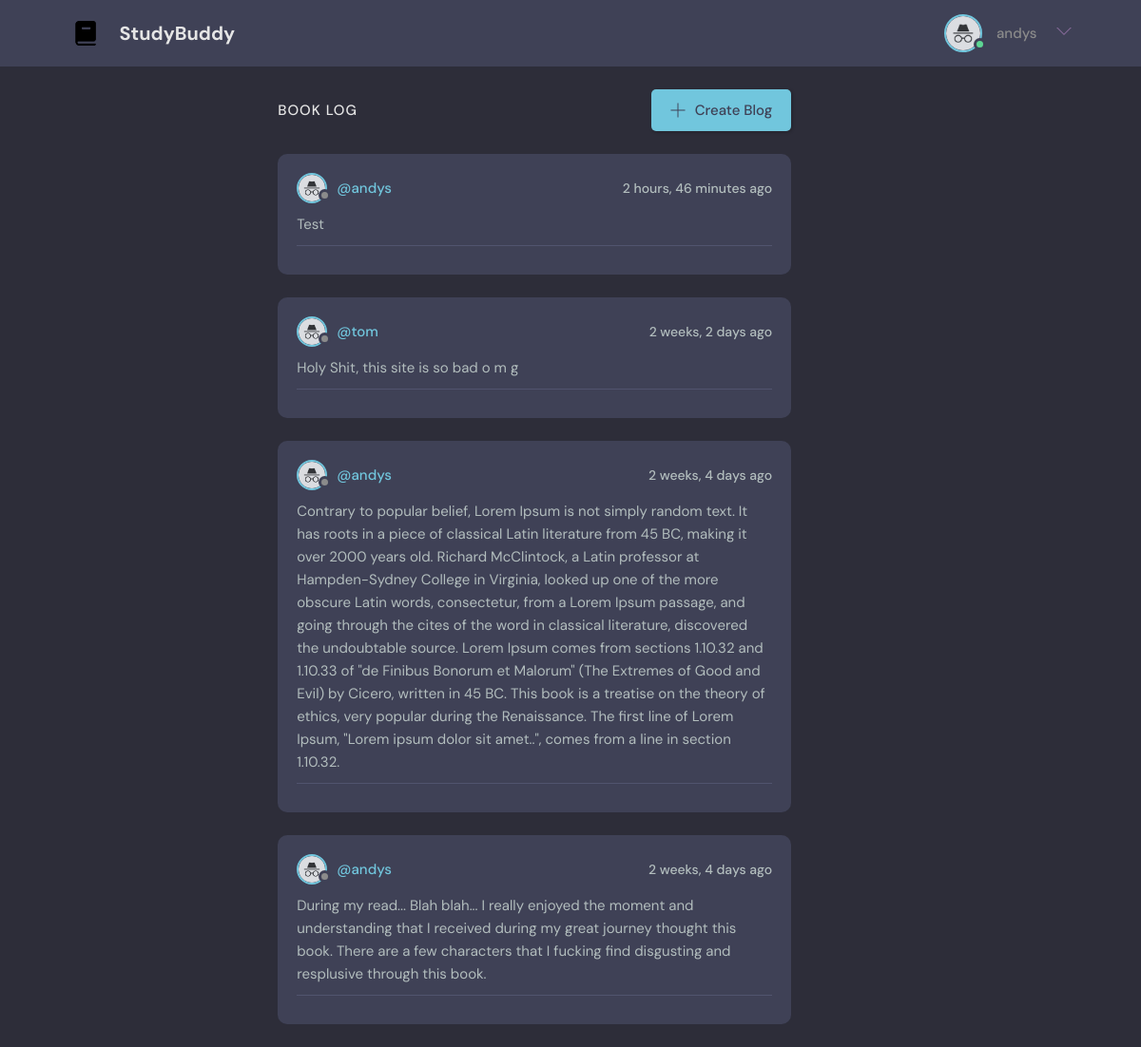
The page /room/11 (signed in) on the database its author committed.
### base/models.py (models this page shows, shortened)
class Blog(models.Model):
    user = models.ForeignKey(User, on_delete=models.SET_NULL, null=True)
    slot = models.ForeignKey(Slot, on_delete=models.SET_NULL, null=True)
    body = models.TextField()
    updated = models.DateTimeField(auto_now=True) #when affected
    created = models.DateTimeField(auto_now_add=True) #intial time
    class Meta:
        ordering = ['-updated', '-created']

### base/views.py (the view)
# urls.py: path('room/<str:pk>', views.roomView, name='room'),
@login_required(login_url='/login')
def roomView(request, pk):
    slot = Slot.objects.get(id=pk)
    blogs = slot.blog_set.all()
    context = {'slot':slot, 'blogs':blogs}
    return render(request, 'base/room.html', context)

### base/templates/base/room.html (shortened to what this page needs)
{% extends 'main.html' %}
{% block content %}
    <main class="layout layout--3">
      <div class="container">
        <div class="roomList">
          <div class="roomList__header">
            <div>
              <h2>Book Log</h2>
            </div>
            <a class="btn btn--main" href="{% url 'add-blog' slot.id %}">
              <svg version="1.1" xmlns="http://www.w3.org/2000/svg" width="32" height="32" viewBox="0 0 32 32">
                <title>add</title>
                <path
                  d="M16.943 0.943h-1.885v14.115h-14.115v1.885h14.115v14.115h1.885v-14.115h14.115v-1.885h-14.115v-14.115z"
                ></path>
              </svg>
              Create Blog
            </a>
          </div>
          {% include 'base/blog/blog_componets.html' %}
        </div>
      </div>
    </main>
{% endblock %}

### templates/navbar.html (shortened to what this page needs)
{% load static %}
    <header class="header header--loggedIn">
        <div class="container">
          <a href="{% url 'home' %}" class="header__logo">
            <img src="{% static 'images/logo.png' %}" />
            <h1>StudyBuddy</h1>
          </a>
          <nav class="header__menu">
            {% if request.user.is_authenticated %}
            <div class="header__user">
              <a href="profile.html">
                <div class="avatar avatar--medium active">
                  <img src="{% static 'images/profile.png' %}" />
                </div>
                <p>{{request.user}}</p>
              </a>
              <button class="dropdown-button">
                <svg version="1.1" xmlns="http://www.w3.org/2000/svg" width="32" height="32" viewBox="0 0 32 32">
                  <title>chevron-down</title>
                  <path d="M16 21l-13-13h-3l16 16 16-16h-3l-13 13z"></path>
                </svg>
              </button>
            </div>
            {% else %}
            <a href="{% url 'login' %}">
              <img src="{% static 'images/avatar.svg' %}" />
              <p>Login</p>
            </a>
            {% endif %}
          </nav>
        </div>
      </header>

### base/templates/base/blog/blog_componets.html
{% load static %}
{% for blog in blogs %}
<div class="roomListRoom">
  <div class="roomListRoom__header">
    <a href="{%url 'room' slot.id %}" class="roomListRoom__author">
      <div class="avatar avatar--small">
        <img src="{% static 'images/profile.png' %}" />
      </div>
      <span>@{{blog.user}}</span>
    </a>
    <div class="roomListRoom__actions">
      <span>{{blog.updated|timesince}} ago</span>
    </div>
  </div>
  <div class="roomListRoom__content">
    <p>
      {{blog.body}}
    </p>
  </div>
  <div class="roomListRoom__meta">
  </div>
</div>
{% endfor %}

### static/styles/style.css (style rules this page uses)
:root { --color-main: #71c6dd; --color-main-light: #e1f6fb; --color-dark: #3f4156; --color-dark-medium: #51546e; --color-dark-light: #846997; --color-light: #e5e5e5; --color-gray: #8b8b8b; --color-light-gray: #b2bdbd; --color-bg: #2d2d39; --color-success: #5dd693; --color-error: #fc4b0b; }
* { font-family: "DM Sans", -apple-system, BlinkMacSystemFont, "Segoe UI", Roboto, Oxygen, Ubuntu, Cantarell, "Open Sans", "Helvetica Neue", sans-serif; margin: 0; padding: 0; box-sizing: border-box; text-rendering: optimizeLegibility; font-size: inherit; }
html { font-size: 56.25%; }
@media only screen and (min-width: 1200px) { html { font-size: 62.5%; } }
body { line-height: 1.6; font-weight: 400; font-size: 1.5rem; color: var(--color-light-gray); background-color: var(--color-bg); min-height: 100vh; }
img { width: 100%; }
a { display: inline-block; color: var(--color-main); text-decoration: none; }
.container { max-width: 120rem; width: 90%; margin: auto; }
.btn { background-color: transparent; border: none; display: inline-flex; align-items: center; gap: 1rem; cursor: pointer; transition: all ease-in-out 0.3s; padding: 1rem 2rem; border-radius: 5px; box-shadow: 1px 1px 3px 1px rgba(0, 0, 0, 0.15); font-weight: 500; }
.btn--main { background-color: var(--color-main); color: var(--color-dark); }
.btn > svg { fill: currentColor; width: 1.6rem; height: 1.6rem; }
.avatar { position: relative; display: inline-block; border-radius: 50%; border: 2px solid var(--color-main); }
.avatar img { display: block; border-radius: 50%; object-fit: cover; object-position: center; }
.avatar::after { content: ""; display: block; position: absolute; background-color: var(--color-gray); z-index: 111; border-radius: 50%; border: 0.3rem solid var(--color-dark); }
.avatar.active::after { background-color: var(--color-success); }
.avatar.avatar--small img { width: 2.8rem; height: 2.8rem; }
.avatar.avatar--small:after { width: 0.7rem; height: 0.7rem; bottom: 0px; right: -6px; }
.avatar.avatar--medium img { width: 3.6rem; height: 3.6rem; border-radius: 50%; }
.avatar.avatar--medium:after { width: 0.7rem; height: 0.7rem; bottom: 0px; right: -6px; }
.header { padding: 1.5rem; background-color: var(--color-dark); }
.header > .container { display: flex; gap: 9.5rem; }
.header__logo, .header__user { display: flex; gap: 2rem; align-items: center; }
.header__logo > img { height: 3.2rem; width: 3.2rem; }
.header__logo > h1 { font-weight: 700; font-size: 2rem; color: var(--color-light); }
.header__menu { margin-left: auto; position: relative; }
.header__menu a { display: flex; gap: 1.5rem; align-items: center; font-weight: 500; text-decoration: none; color: var(--color-gray); }
.header__menu img { height: 3.6rem; }
.header__menu p { line-height: 1.2; }
.header__menu svg { width: 1.6rem; height: 1.6rem; fill: var(--color-dark-light); }
.dropdown-button { background: transparent; border: 0; outline: 0; cursor: pointer; }
.layout { margin-top: 2.4rem; }
.layout > .container { display: flex; justify-content: space-between; align-items: flex-start; }
.layout--3 > .container > div:nth-child(2) { flex-basis: 50%; }
.roomList__header { display: flex; justify-content: space-between; align-items: center; margin-bottom: 2.4rem; }
.roomList__header h2 { text-transform: uppercase; font-weight: 500; color: var(--color-light); letter-spacing: 1px; }
.roomListRoom { margin-bottom: 2.4rem; background-color: var(--color-dark); border-radius: 1rem; padding: 2rem; }
.roomListRoom__header { display: flex; justify-content: space-between; align-items: center; }
.roomListRoom__author { font-weight: 500; display: flex; align-items: center; gap: 1rem; }
.roomListRoom__actions { display: flex; align-items: flex-start; gap: 1rem; position: relative; }
.roomListRoom__actions span { font-size: 1.4rem; font-weight: 500; }
.roomListRoom__content { margin: 1rem 0; }
.roomListRoom__meta { border-top: 1px solid var(--color-dark-medium); padding-top: 1rem; display: flex; align-items: center; justify-content: space-between; }

### rows shown on the page
Blog: user "andys", updated "2 hours, 46 minutes", body "Test"
Blog: user "tom", updated "2 weeks, 2 days", body "Holy Shit, this site is so bad o m g"
Blog: user "andys", updated "2 weeks, 4 days", body "Contrary to popular belief, Lorem Ipsum is not simply random text. It has roots in a piece of classical Latin literature from 45 BC, making it over 2000 years old. Richard McClintock, a Latin professor at Hampden-Sydney College in Virginia, looked up one of the more obscure Latin words, consectetur, from a Lorem Ipsum passage, and going through the cites of the word in classical literature, discovered the undoubtable source. Lorem Ipsum comes from sections 1.10.32 and 1.10.33 of \"de Finibus Bonorum et Malorum\" (The Extremes of Good and Evil) by Cicero, written in 45 BC. This book is a treatise on the theory of ethics, very popular during the Renaissance. The first line of Lorem Ipsum,…"
Blog: user "andys", updated "2 weeks, 4 days", body "During my read... Blah blah... I really enjoyed the moment and understanding that I received during my great journey thought this book. There are a few characters that I fucking find disgusting and resplusive through this book."

### other values the page prints
{{ request.user }} "andys"
